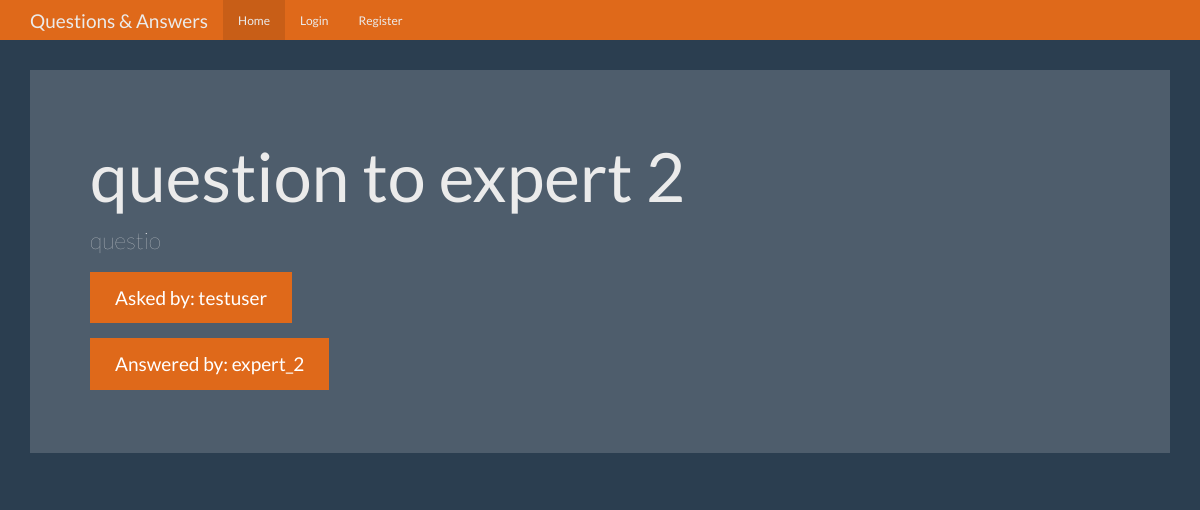
Page /question/2 on the committed database.
### tables this page shows
CREATE TABLE questions (
    id integer primary key autoincrement,
    question_text text not null,
    answer_text text,
    asked_by_id integer not null,
    expert_id integer not null
);

CREATE TABLE users (
    id integer primary key autoincrement,
    name text not null,
    password text not null,
    expert boolean not null,
    admin boolean not null 
);

### app.py (the view)
@app.route('/question/<question_id>')
def question(question_id):
    user = get_current_user()
    db = get_db()
    cur = db.execute(
        'select questions.question_text,questions.answer_text, askers.name as asker_name, experts.name as expert_name from questions join users as askers on askers.id = questions.asked_by_id join users as experts on experts.id = questions.expert_id where questions.id=? ', [question_id])
    result = cur.fetchone()
    return render_template('question.html', user=user, data=result)

### app.py (called while the page is built)
def get_current_user():
    user_result = None
    if 'user' in session:
        db = connect_db()
        user = session['user']
        cur = db.execute(
            'select id,name,password,expert,admin from users where name = ?', [user])
        user_result = cur.fetchone()
    return user_result

### database.py (called while the page is built)
def connect_db():
    current_path = os.getcwd()
    db_name = "questions.db"
    sql = sqlite3.connect(f"{current_path}/{db_name}")
    sql.row_factory = sqlite3.Row
    return sql

def get_db():
    if not hasattr(g, 'sqlite_db'):
        g.sqlite_db = connect_db()
    return g.sqlite_db

### templates/question.html (shortened to what this page needs)
{% from "nav_bar.html" import show_links %}
<!DOCTYPE html>
<html lang="en">
  <head>
    <link href="{{ url_for('static', filename='bootstrap.min.css') }}" rel="stylesheet">
    <link href="{{ url_for('static', filename='theme.css') }}" rel="stylesheet">
  </head>
  <body>
    <nav class="navbar navbar-inverse navbar-fixed-top">
      <div class="container">
        <div class="navbar-header">
          <a class="navbar-brand" href="#">Questions & Answers</a>
        </div>
        <div id="navbar" class="navbar-collapse collapse">
          {{ show_links(user) }}
        </div>
      </div>
    </nav>
    <div class="container theme-showcase" role="main">
      <div class="jumbotron">
        <h1>{{ data['question_text'] }}</h1>
        <p>{{ data['answer_text'] }}</p>
        <p><a class="btn btn-primary btn-lg">Asked by: {{ data['asker_name'] }}</a></p>
        <p><a class="btn btn-primary btn-lg">Answered by: {{ data['expert_name'] }}</a></p>
      </div>
    </div>
  </body>
</html>

### static/theme.css (style rules this page uses)
body { padding-top: 70px; padding-bottom: 30px; }

### rows in the picture
questions: question_text "question to expert 2", answer_text "questio"
users: asker_name "testuser"
users: expert_name "expert_2"
